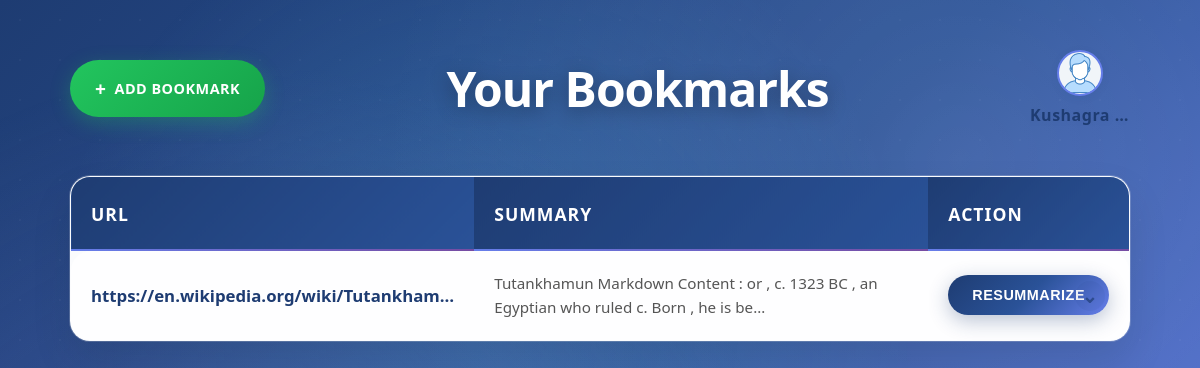
The page /bookmarks/ (signed in) on the database its author committed.
### bookmarks/models.py (models this page shows, shortened)
class CustomUser(AbstractBaseUser, PermissionsMixin):
    email = models.EmailField(unique=True)
    first_name = models.CharField(max_length=30, blank=True)
    last_name = models.CharField(max_length=30, blank=True)
    mobile_number = models.CharField(max_length=15, blank=True)
    is_online = models.BooleanField(default=False)
    is_active = models.BooleanField(default=True)
    is_staff = models.BooleanField(default=False)
    USERNAME_FIELD = 'email'
    REQUIRED_FIELDS = []
    objects = CustomUserManager()

class Bookmark(models.Model):
    user = models.ForeignKey(settings.AUTH_USER_MODEL, on_delete=models.CASCADE)
    url = models.URLField()
    title = models.CharField(max_length=255)
    favicon_url = models.URLField(blank=True)
    summary = models.TextField(blank=True)
    created_at = models.DateTimeField(auto_now_add=True)

### bookmarks/views.py (the view)
# urls.py: path('', views.list_bookmarks, name='list_bookmarks'),
@login_required
def list_bookmarks(request):
    bookmarks = Bookmark.objects.filter(user=request.user).order_by('-created_at')
    return render(request, 'bookmarks/list_bookmarks.html', {'bookmarks': bookmarks})

### bookmarks/templates/bookmarks/list_bookmarks.html (shortened to what this page needs)
{% load static %}
<!DOCTYPE html>
<html lang="en">
<head>
    <link rel="stylesheet" href="{% static 'style.css' %}">
</head>
<body>
    <div class="container">
        <div class="header-container">
            <a href="{% url 'add_bookmark' %}" class="add-bookmark-btn">Add Bookmark</a>
            <h2>Your Bookmarks</h2>
            <div class="user-profile-trigger" id="userProfileTrigger" tabindex="0" role="button" aria-label="User Profile">
                <img src="{% static 'default_user_icon.png' %}" alt="User" class="user-avatar">
                <div class="user-profile-name">
                    {{ user.first_name }} {{ user.last_name }}
                </div>
            </div>
        </div>
        <table class="bookmark-table">
            <thead>
                <tr>
                    <th>URL</th>
                    <th>Summary</th>
                    <th>Action</th>
                </tr>
            </thead>
            <tbody>
            {% for bookmark in bookmarks %}
                <tr class="bookmark-row" data-row="{{ forloop.counter0 }}">
                    <td>
                        <a href="{{ bookmark.url }}" class="text-link" target="_blank">
                            {{ bookmark.url|truncatechars:40 }}
                        </a>
                    </td>
                    <td>
                        <span class="summary-preview">
                            {{ bookmark.summary|truncatechars:90 }}
                        </span>
                    </td>
                    <td>
                        <form action="{% url 'resummarize_bookmark' bookmark.id %}" method="post" style="display:inline;">
                            <button type="submit" class="btn">Resummarize</button>
                        </form>
                    </td>
                </tr>
            {% endfor %}
            </tbody>
        </table>
    </div>
</body>
</html>

### rows shown on the page
CustomUser: first_name "Kushagra"
Bookmark: url "https://en.wikipedia.org/wiki/Tutankham…", summary "Tutankhamun Markdown Content : or , c. 1323 BC , an Egyptian who ruled c. Born , he is be…"
